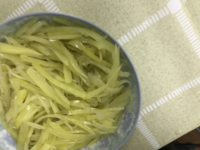
#> input picture detection/__feeds__/test/img/IMG_2402.png, 200 x 150 px, given in place of baozi4.png, which was not available
$ python preprocessing.py
#> lines starting #> are read from the running program, lines starting #| are printed output that depends on the picture
import glob
import os.path
import numpy as np
import os
import shutil
from PIL import Image
from PIL import ImageFile

ImageFile.LOAD_TRUNCATED_IMAGES = True


def resize(input_img, output_img, width=128, height=128):
#> called with input_img = '__feeder__/test/img/baozi4.png', output_img = 'testimg.png', width = 128, height = 128
    img = Image.open(input_img)
#> img is the input picture: PIL image 200x150 RGB; mean R, G, B 164.8, 161.8, 114.1
    try:
        img = img.resize((width, height), Image.BILINEAR)
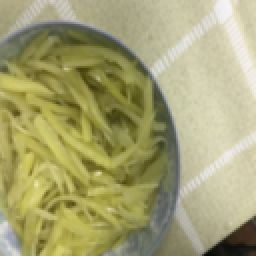
#> img: PIL image 128x128 RGB (shown 2 times larger); mean R, G, B 164.8, 161.8, 114.1
        img.save(output_img)
        img.close()
    except Exception as e:
        print(e)


def _mkdir(path):
    if not os.path.exists(path):
        os.mkdir(path)


def mkdirs(path):
    _mkdir(path)
    for x in ['train', 'test']:
        _mkdir(f'{path}/{x}')
        _mkdir(f'{path}/{x}/img')
        _mkdir(f'{path}/{x}/mask')
        _mkdir(f'{path}/{x}/yaml')


def scan_data(*dirs):
    for path in dirs:
        foods = os.listdir(path)
        for food in foods:  # 进入菜品文件夹
            if '.' in food:
                continue
            fp = f'{path}/{food}'  # 食物/包子/
            img_folders = os.listdir(fp)  # 包子内所有文件夹和文件  -  列表
            img_folders = [x for x in img_folders if x.endswith('_json')]
            for x in img_folders:
                yield f'{fp}/{x}'


def divide_feeder(data_list):
    np.random.shuffle(data_list)
    _divide_idx = int(len(data_list) / 5)
    return data_list[0:_divide_idx], data_list[_divide_idx:-1]


def gen_feeder(data, output_dir):
    global TOTAL_TASKS, DONE_TASKS
    img_id = data.split('/')[-1].split('_json')[0]
    print(f'processing {img_id} .. ({DONE_TASKS}/{TOTAL_TASKS})')
    DONE_TASKS += 1

    resize(f'{data}/img.png', f'{output_dir}/img/{img_id}.png')
    resize(f'{data}/label.png', f'{output_dir}/mask/{img_id}.png')
    shutil.copyfile(f'{data}/info.yaml', f'{output_dir}/yaml/{img_id}.yaml')


if __name__ == '__main__':
    # [16 lines of commented-out code are left out]

    resize('__feeder__/test/img/baozi4.png', 'testimg.png')

$ run again, on detection/__feeds__/test/img/IMG_2500.png
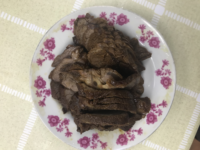
#> input picture detection/__feeds__/test/img/IMG_2500.png, 200 x 150 px, given in place of baozi4.png, which was not available
#> in resize, img is the input picture: PIL image 200x150 RGB; mean R, G, B 162, 152.2, 140.9
#> in resize, `img = img.resize((width, height), Image.BILINEAR)`:
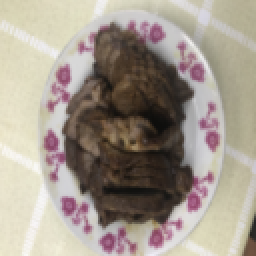
#> img: PIL image 128x128 RGB (shown 2 times larger); mean R, G, B 162.1, 152.2, 140.9

$ run again, on detection/__feeds__/test/img/IMG_2501.png
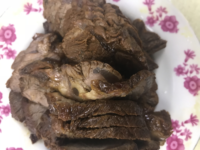
#> input picture detection/__feeds__/test/img/IMG_2501.png, 200 x 150 px, given in place of baozi4.png, which was not available
#> in resize, img is the input picture: PIL image 200x150 RGB; mean R, G, B 141.1, 122, 114.2
#> in resize, `img = img.resize((width, height), Image.BILINEAR)`:
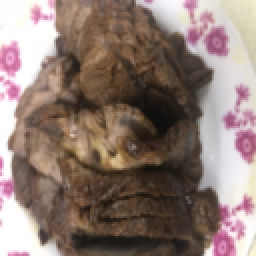
#> img: PIL image 128x128 RGB (shown 2 times larger); mean R, G, B 141.1, 122, 114.2

$ run again, on detection/__feeds__/test/img/IMG_2533.png
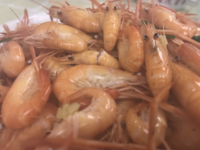
#> input picture detection/__feeds__/test/img/IMG_2533.png, 200 x 150 px, given in place of baozi4.png, which was not available
#> in resize, img is the input picture: PIL image 200x150 RGB; mean R, G, B 168.2, 118.3, 92.1
#> in resize, `img = img.resize((width, height), Image.BILINEAR)`:
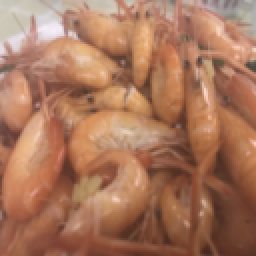
#> img: PIL image 128x128 RGB (shown 2 times larger); mean R, G, B 168.2, 118.2, 92.1
